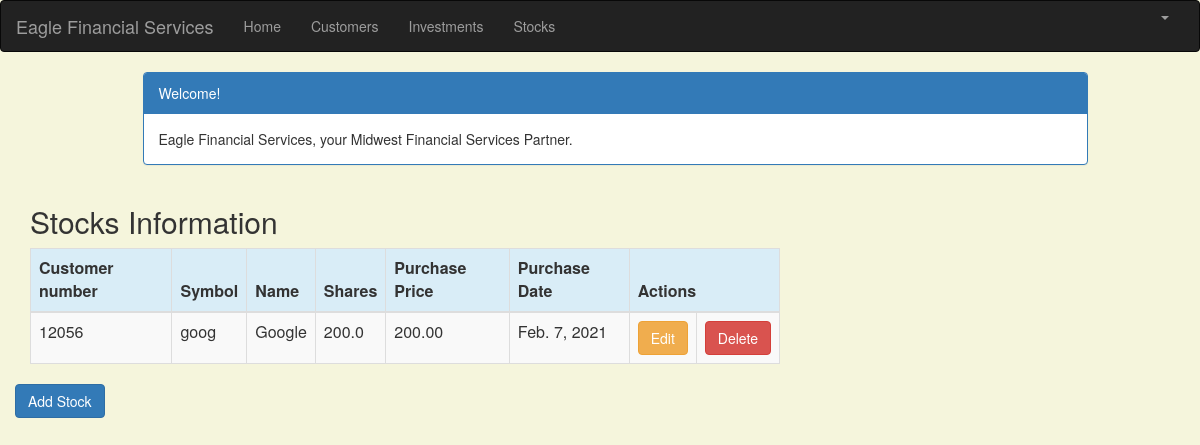
/stock_list (signed in), run on the app's committed database.
### portfolio/models.py (models this page shows, shortened)
class Stock(models.Model):
    customer = models.ForeignKey(Customer, on_delete=models.CASCADE, related_name='stocks')
    symbol = models.CharField(max_length=10)
    name = models.CharField(max_length=50)
    shares = models.DecimalField (max_digits=10, decimal_places=1)
    purchase_price = models.DecimalField(max_digits=10, decimal_places=2)
    purchase_date = models.DateField(default=timezone.now, blank=True, null=True)

class Customer(models.Model):
    name = models.CharField(max_length=50)
    address = models.CharField(max_length=200)
    cust_number = models.IntegerField(blank=False, null=False)
    city = models.CharField(max_length=50)
    state = models.CharField(max_length=50)
    zipcode = models.CharField(max_length=10)
    email = models.EmailField(max_length=200)
    cell_phone = models.CharField(max_length=50)
    created_date = models.DateTimeField(
        default=timezone.now)
    updated_date = models.DateTimeField(auto_now_add=True)
    def __str__(self):
        return str(self.cust_number)

### portfolio/views.py (the view)
# urls.py: path('stock_list', views.stock_list, name='stock_list'),
@login_required
def stock_list(request):
   stocks = Stock.objects.filter(purchase_date__lte=timezone.now())
   return render(request, 'portfolio/stock_list.html', {'stocks': stocks})

### portfolio/templates/portfolio/stock_list.html (shortened to what this page needs)
{% extends 'portfolio/base.html' %}
{% block content %}
    <html>
    <head>
        <link rel="stylesheet" href="https://maxcdn.bootstrapcdn.com/bootstrap/3.3.4/css/bootstrap.min.css">
    </head>
    <body>
    <div class="container">
        <div class="row">
            <div class="col-md-10 col-md-offset-1">
                <div class="panel panel-primary">
                    <div class="panel-heading">Welcome!</div>
                    <div class="panel-body">
                        Eagle Financial Services, your Midwest Financial Services Partner.
                    </div>
                </div>
            </div>
        </div>
    </div>
    <div class="row">
        <h2 style="padding-left: 15Px">Stocks Information</h2>
    </div>
    <div>
        <table class="table table-striped table-bordered table-hover">
            <thead>
            <tr class="bg-info">
                <th>Customer number</th>
                <th>Symbol</th>
                <th>Name</th>
                <th>Shares</th>
                <th>Purchase Price</th>
                <th>Purchase Date</th>
                <th colspan="3">Actions</th>
            </tr>
            </thead>
            <tbody>
            {% for stock in stocks %}
                <tr>
                    <td>{{ stock.customer }}</td>
                    <td>{{ stock.symbol }}</td>
                    <td>{{ stock.name }}</td>
                    <td>{{ stock.shares }}</td>
                    <td>{{ stock.purchase_price }}</td>
                    <td>{{ stock.purchase_date }}</td>
                    <td><a href="{% url 'portfolio:stock_edit' pk=stock.pk %}"
                           class="btn btn-warning">Edit</a></td>
                    <td><a href="{% url 'portfolio:stock_delete' pk=stock.pk %}"
                           onclick="return confirm('Are you sure you want to delete?')"
                           class="btn btn-danger">Delete</a>
                    </td>
                </tr>
            {% endfor %}
            </tbody>
        </table>
     <div class="row">
         <a href="{% url 'portfolio:stock_new' %}" class="row"><span
                    class="btn btn-primary">Add Stock</span></a>
     </div>
    </div>
    </body>
    </html>
{% endblock %}

### portfolio/templates/portfolio/stock_list.html (style rules this page uses)
body { background-color: beige; }

### data on the page
Stock: customer "12056", symbol "goog", name "Google", shares "200.0", purchase_price "200.00", purchase_date "Feb. 7, 2021"
